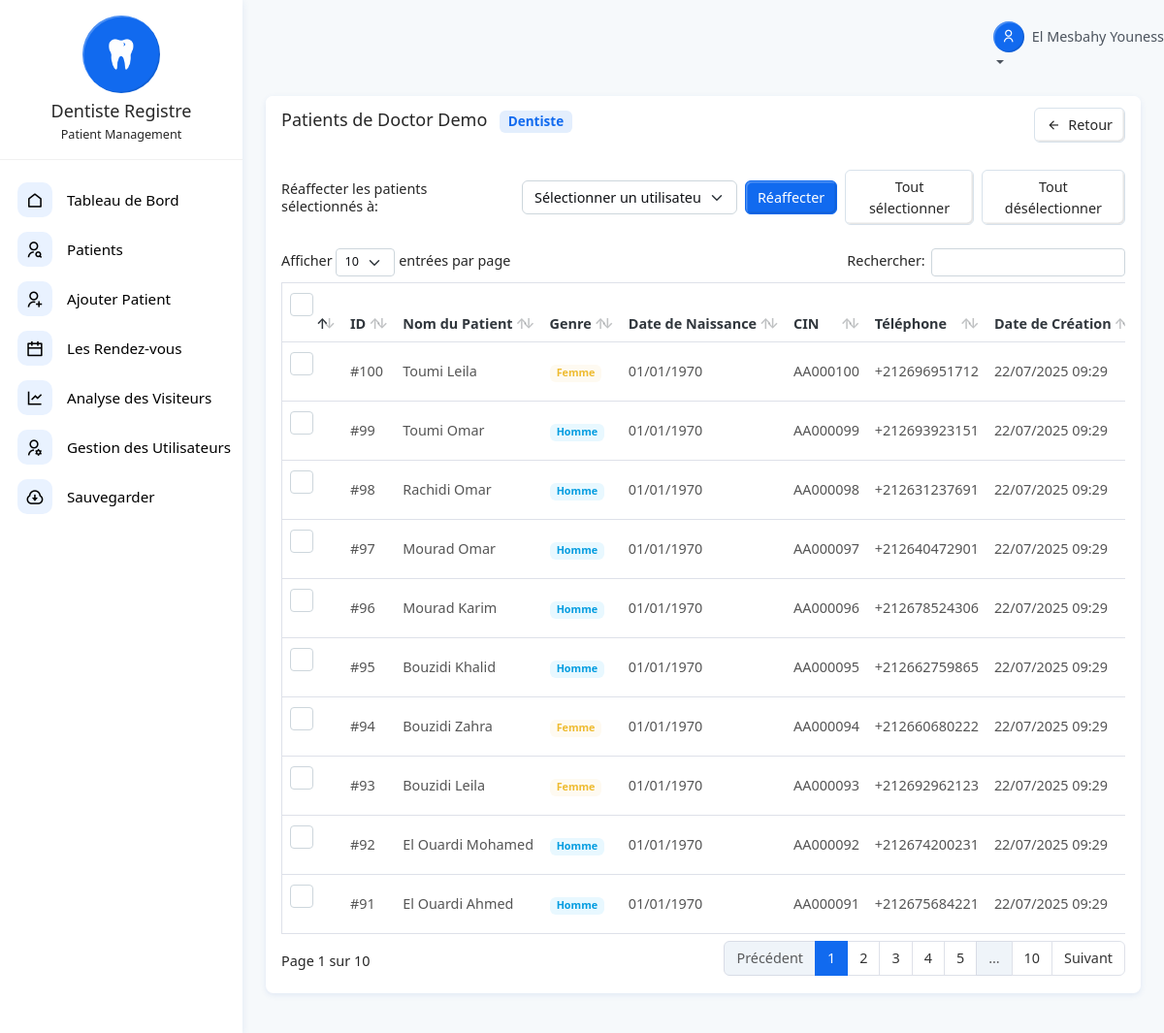
/user-patients.php?user_id=1 (signed in), run on the app's committed database.
### tables this page shows
CREATE TABLE `users` (
  `id` int(11) NOT NULL,
  `email` varchar(100) NOT NULL,
  `nom` varchar(45) DEFAULT NULL,
  `prenom` varchar(45) DEFAULT NULL,
  `password` varchar(255) NOT NULL,
  `role` enum('dentiste','assistant','admin') NOT NULL DEFAULT 'dentiste',
  `created_at` datetime DEFAULT current_timestamp()
);

CREATE TABLE `patients` (
  `id` int(11) NOT NULL,
  `user_id` int(11) DEFAULT NULL,
  `nom` varchar(45) NOT NULL,
  `prenom` varchar(45) NOT NULL,
  `genre` enum('M','F') NOT NULL,
  `cin` varchar(100) NOT NULL COMMENT 'Chiffré',
  `telephone` varchar(20) NOT NULL,
  `date_naissance` date NOT NULL,
  `adresse` text NOT NULL,
  `remarque` text DEFAULT NULL,
  `created_at` datetime DEFAULT current_timestamp()
);

### user-patients.php (the view, shortened to what this page needs)
<?php
include "connection.php";
$userId = $_GET['user_id'];
$userQuery = "SELECT * FROM users WHERE id = ?";
$userStmt = $conn->prepare($userQuery);
$userStmt->bind_param("i", $userId);
$userStmt->execute();
$userResult = $userStmt->get_result();
$user = $userResult->fetch_assoc();
$patientsQuery = "SELECT * FROM patients WHERE user_id = ? ORDER BY id DESC";
$patientsStmt = $conn->prepare($patientsQuery);
$patientsStmt->bind_param("i", $userId);
$patientsStmt->execute();
$patientsResult = $patientsStmt->get_result();
?>
<div class="row gx-3">
  <div class="col-sm-12">
    <div class="card">
      <div class="card-header d-flex align-items-center justify-content-between">
        <h5 class="card-title">
          Patients de <?= !empty($user['nom']) && !empty($user['prenom']) ? htmlspecialchars($user['prenom'] . ' ' . $user['nom']) : htmlspecialchars($user['email']) ?>
          <span class="badge bg-primary-subtle text-primary ms-2"><?= ucfirst($user['role']) ?></span>
        </h5>
        <a href="user-management.php" class="btn btn-outline-secondary ms-auto">
          <i class="ri-arrow-left-line me-1"></i> Retour
        </a>
      </div>
      <div class="card-body">
        <?php if ($patientsResult->num_rows > 0): ?>
        <form method="post" id="reassignForm">
          <div class="mb-4">
            <div class="d-flex align-items-center mb-3">
              <h6 class="mb-0">Réaffecter les patients sélectionnés à:</h6>
              <div class="ms-3" style="min-width: 200px;">
                <select class="form-select" name="new_user_id" required>
                  <option value="">Sélectionner un utilisateur</option>
                </select>
              </div>
              <button type="submit" class="btn btn-primary ms-2">Réaffecter</button>
              <button type="button" id="selectAllBtn" class="btn btn-outline-secondary ms-2">Tout sélectionner</button>
              <button type="button" id="deselectAllBtn" class="btn btn-outline-secondary ms-2">Tout désélectionner</button>
            </div>
          </div>
          <div class="table-responsive">
            <table id="patientTable" class="table truncate m-0 align-middle">
              <thead>
                <tr>
                  <th width="50">
                    <div class="form-check">
                      <input class="form-check-input" type="checkbox" id="selectAll">
                    </div>
                  </th>
                  <th>ID</th>
                  <th>Nom du Patient</th>
                  <th>Genre</th>
                  <th>Date de Naissance</th>
                  <th>CIN</th>
                  <th>Téléphone</th>
                  <th>Date de Création</th>
                </tr>
              </thead>
              <tbody>
                <?php while ($patient = $patientsResult->fetch_assoc()): ?>
                <tr>
                  <td>
                    <div class="form-check">
                      <input class="form-check-input patient-checkbox" type="checkbox" name="patient_ids[]" value="<?= $patient['id'] ?>">
                    </div>
                  </td>
                  <td>#<?= $patient['id'] ?></td>
                  <td><?= htmlspecialchars($patient['nom'] . ' ' . $patient['prenom']) ?></td>
                  <td>
                    <?php
                      $genderClass = ($patient['genre'] == 'M') ? 'bg-info-subtle text-info' : 'bg-warning-subtle text-warning';
                      $genderText = ($patient['genre'] == 'M') ? 'Homme' : 'Femme';
                    ?>
                    <span class="badge <?= $genderClass ?>"><?= $genderText ?></span>
                  </td>
                  <td><?= date('d/m/Y', strtotime($patient['date_naissance'])) ?></td>
                  <td><?= htmlspecialchars($patient['cin']) ?></td>
                  <td><?= htmlspecialchars($patient['telephone']) ?></td>
                  <td><?= date('d/m/Y H:i', strtotime($patient['created_at'])) ?></td>
                </tr>
                <?php endwhile; ?>
              </tbody>
            </table>
          </div>
        </form>
        <?php else: ?>
        <div class="alert alert-info">
          Cet utilisateur n'a pas de patients.
        </div>
        <?php endif; ?>
      </div>
    </div>
  </div>
</div>
<?php
include "layout.php";
?>

### data on the page
users: prenom+nom "Doctor Demo", role "Dentiste"
patients: id "100", nom+prenom "Toumi Leila", genre "Femme", date_naissance "01/01/1970", cin "AA000100", telephone "+212696951712", created_at "22/07/2025 09:29"
patients: id "99", nom+prenom "Toumi Omar", genre "Homme", date_naissance "01/01/1970", cin "AA000099", telephone "+212693923151", created_at "22/07/2025 09:29"
patients: id "98", nom+prenom "Rachidi Omar", genre "Homme", date_naissance "01/01/1970", cin "AA000098", telephone "+212631237691", created_at "22/07/2025 09:29"
patients: id "97", nom+prenom "Mourad Omar", genre "Homme", date_naissance "01/01/1970", cin "AA000097", telephone "+212640472901", created_at "22/07/2025 09:29"
patients: id "96", nom+prenom "Mourad Karim", genre "Homme", date_naissance "01/01/1970", cin "AA000096", telephone "+212678524306", created_at "22/07/2025 09:29"
patients: id "95", nom+prenom "Bouzidi Khalid", genre "Homme", date_naissance "01/01/1970", cin "AA000095", telephone "+212662759865", created_at "22/07/2025 09:29"
patients: id "94", nom+prenom "Bouzidi Zahra", genre "Femme", date_naissance "01/01/1970", cin "AA000094", telephone "+212660680222", created_at "22/07/2025 09:29"
patients: id "93", nom+prenom "Bouzidi Leila", genre "Femme", date_naissance "01/01/1970", cin "AA000093", telephone "+212692962123", created_at "22/07/2025 09:29"
patients: id "92", nom+prenom "El Ouardi Mohamed", genre "Homme", date_naissance "01/01/1970", cin "AA000092", telephone "+212674200231", created_at "22/07/2025 09:29"
patients: id "91", nom+prenom "El Ouardi Ahmed", genre "Homme", date_naissance "01/01/1970", cin "AA000091", telephone "+212675684221", created_at "22/07/2025 09:29"

### other printed values
$_SESSION['user_prenom'] . ' ' . $_SESSION['user_nom'] "El Mesbahy Youness"
